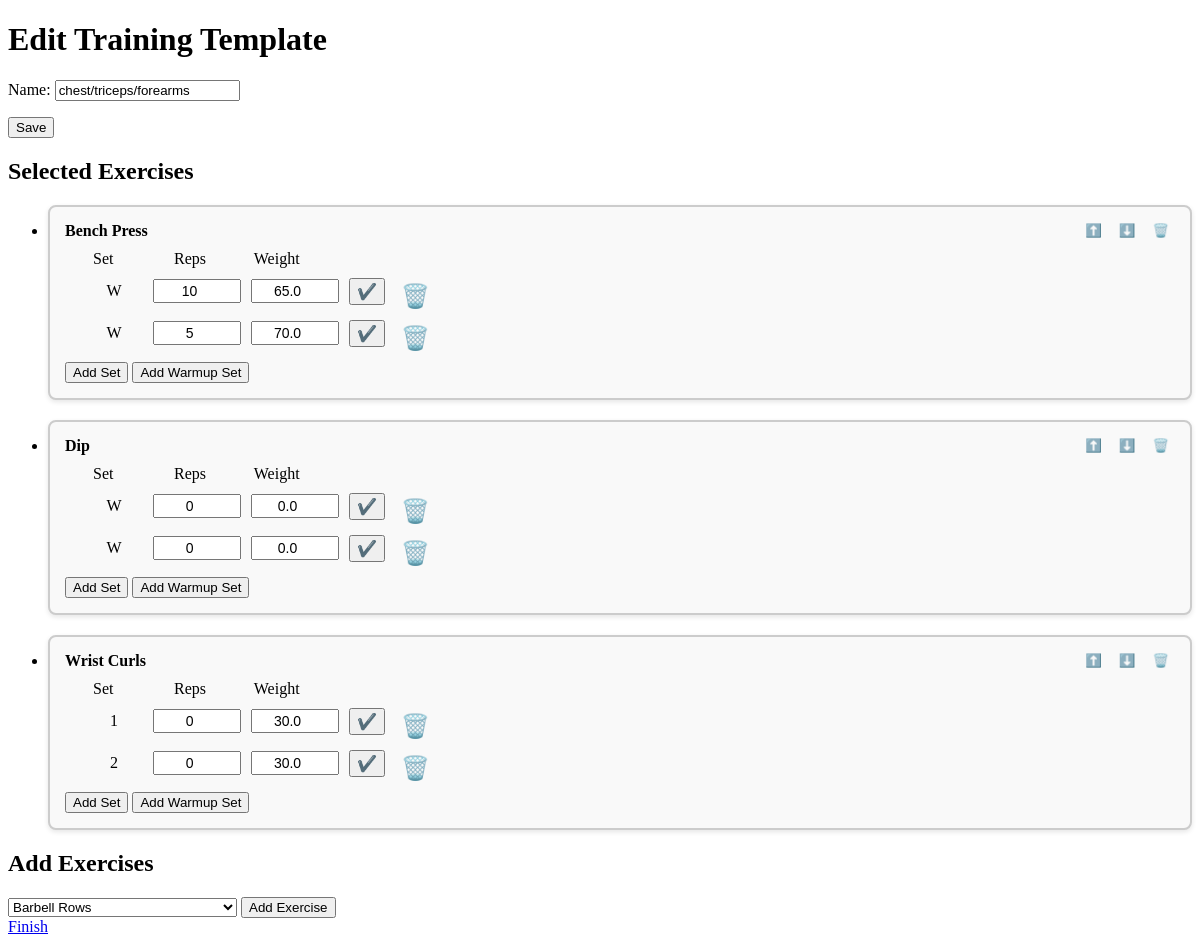
/training-templates/edit/21/, run on an earlier commit of the app's database.
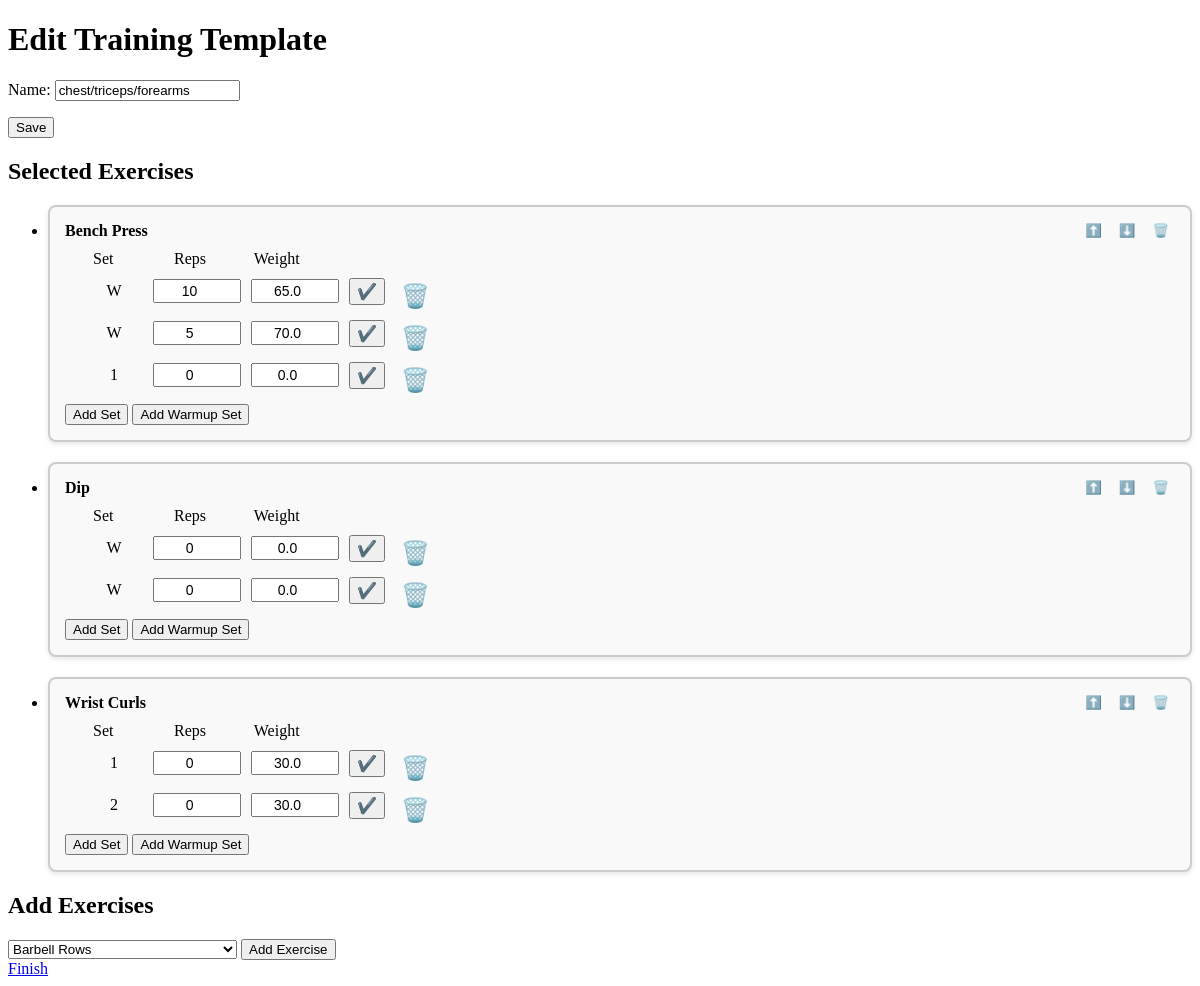
And on a later commit of the database.
### training_templates/models.py (models this page shows, shortened)
class ExerciseOrder(models.Model):
    training_template = models.ForeignKey(TrainingTemplate, on_delete=models.CASCADE)
    exercise = models.ForeignKey(Exercise, on_delete=models.CASCADE)
    order = models.PositiveIntegerField()
    class Meta:
        ordering = ['order']

class Set(models.Model):
    exercise_order = models.ForeignKey(ExerciseOrder, related_name='sets', on_delete=models.CASCADE)
    set_type = models.CharField(max_length=2, choices=SetType.choices, default=SetType.NUMBERED)
    weight = models.FloatField()
    reps = models.IntegerField()
    class Meta:
        ordering = [
            models.Case(
                models.When(set_type='W', then=models.Value(0)),
                models.When(set_type__regex=r'^\d+$', then=models.Value(1)),
                default=models.Value(2),
                output_field=models.IntegerField(),
            ),
            models.Case(
                models.When(set_type='W', then=models.Value(0)),
                default=models.F('set_type'),
                output_field=models.IntegerField(),
            )
        ]

### exercises/models.py (models this page shows, shortened)
class Exercise(models.Model):
    name = models.CharField(max_length=100)
    main_body_part = models.ForeignKey(BodyPart, on_delete=models.CASCADE, related_name='main_body_exercises')
    additional_body_parts = models.ManyToManyField(BodyPart, related_name='additional_body_exercises', blank=True)
    class Meta:
        ordering = ['name']  # Specify ordering by name

### training_templates/views.py (the view, shortened to what this page needs)
# urls.py: path('edit/<int:template_id>/', create_or_edit_training_template, name='edit_training_template'),
def create_or_edit_training_template(request, template_id=None):
    if template_id:
        training_template = get_object_or_404(TrainingTemplate, id=template_id)
    else:
        training_template = None
    form = TrainingTemplateForm(instance=training_template)
    set_form = SetForm()
    available_exercises, selected_exercises = get_exercises(training_template)
    return render(request, 'training_templates/create_training_template.html', {
        'form': form,
        'set_form': set_form,
        'exercises': available_exercises,
        'selected_exercises': selected_exercises,
        'template_id': template_id,
    })

### training_templates/forms.py
class TrainingTemplateForm(forms.ModelForm):
    class Meta:
        model = TrainingTemplate
        fields = ['name']

class SetForm(forms.ModelForm):
    class Meta:
        model = Set
        fields = ['set_type', 'weight', 'reps']

### training_templates/views.py (called while the page is built)
def get_exercises(training_template):
    selected_exercise_ids = ExerciseOrder.objects.filter(training_template=training_template).\
        values_list('exercise_id', flat=True)
    available_exercises = Exercise.objects.exclude(id__in=selected_exercise_ids)
    selected_exercises = ExerciseOrder.objects.filter(training_template=training_template).order_by('order') \
        if training_template else []
    return available_exercises, selected_exercises

### training_templates/templates/training_templates/create_training_template.html (shortened to what this page needs)
<!DOCTYPE html>
<html>
<head>
    {% load static %}
    <link rel="stylesheet" type="text/css" href="{% static 'training_templates/styles-2.css' %}">
</head>
<body>
    <h1>{% if template_id %}Edit{% else %}Create{% endif %} Training Template</h1>
    <form method="post" action="{% if template_id %}{% url 'edit_training_template' template_id=template_id %}{% else %}{% url 'create_training_template' %}{% endif %}">
        {{ form.as_p }}
        <button type="submit" name="name-form">Save</button>
    </form>
    {% if template_id %}
        {% include 'training_templates/selected_exercises.html' %}
        {% include 'training_templates/add_exercise.html' %}
    {% endif %}
    <a href="{% url 'training_template_list' %}">Finish</a>
</body>
</html>

### training_templates/templates/training_templates/selected_exercises.html (shortened to what this page needs)
{% if selected_exercises %}
    <h2>Selected Exercises</h2>
    <ul>
        {% for exercise_order in selected_exercises %}
            <li>
                <div class="exercise-container">
                    <div class="exercise-header">
                        <span class="exercise-name">{{ exercise_order.exercise.name }}</span>
                        <div class="control-icons">
                            <form method="post" action="{% url 'move_up_exercise' template_id=template_id exercise_id=exercise_order.exercise.id %}" style="display:inline;">
                                <button type="submit" class="arrow-btn">⬆️</button>
                            </form>
                            <form method="post" action="{% url 'move_down_exercise' template_id=template_id exercise_id=exercise_order.exercise.id %}" style="display:inline;">
                                <button type="submit" class="arrow-btn">⬇️</button>
                            </form>
                            <form method="post" action="{% url 'delete_exercise' template_id=template_id exercise_id=exercise_order.exercise.id %}" style="display:inline;">
                                <button type="submit" class="trashcan-btn">🗑️</button>
                            </form>
                        </div>
                    </div>
                    <div class="sets-container" >
                        <div class="set-legend">
                            <span class="set-legend-item">Set</span>
                            <span class="set-legend-item">Reps</span>
                            <span class="set-legend-item">Weight</span>
                        </div>
                        <div class="sets-list">
                            <ul>
                                {% for set in exercise_order.sets.all %}
                                    <li>
                                        <div class="set-line">
                                            <div class="set-form-container">
                                                <form method="post" class="edit-set-form">
                                                    <span class="set-type-display">{{ set.set_type }}</span>
                                                    <input type="number" name="reps" value="{{ set.reps }}" required>
                                                    <input type="number" name="weight" value="{{ set.weight }}" required>
                                                    <button type="submit" name="edit-set-form">✔️</button>
                                                </form>
                                            </div>
                                            <div class="set-trashcan-btn-container">
                                                <form method="post" action="{% url 'delete_set' template_id=template_id set_id=set.id %}" class="set-trashcan-btn">
                                                    <button type="submit" class="set-trashcan-btn">🗑️</button>
                                                </form>
                                            </div>
                                        </div>
                                    </li>
                                {% endfor %}
                            </ul>
                        </div>
                    </div>
                    <div class="add-set-form-container" id="add-set-form-{{ exercise_order.id }}">
                        <form method="post" action="{% url 'edit_training_template' template_id=template_id %}">
                            <button type="submit" name="add-set-form">Add Set</button>
                            <button type="submit" name="add-warmup-set-form">Add Warmup Set</button>
                        </form>
                    </div>
                </div>
            </li>
        {% endfor %}
    </ul>
{% endif %}

What changed in the data, as far as the page shows it:
added Set: set_type "1", reps "0", weight "0.0", shown under ExerciseOrder "Bench Press"
